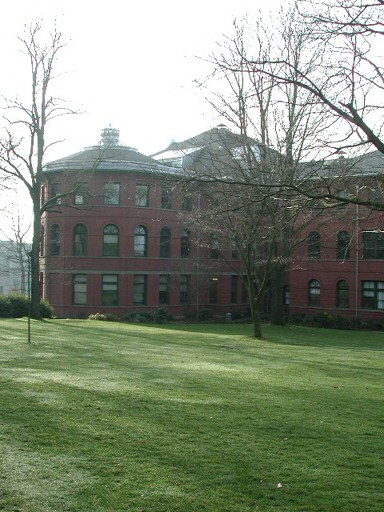
#> input picture data/parrington/prtn00.jpg, 384 x 512 px
$ python -i Harris_by_ShuoEn.py   (imports and definitions only)
#> lines starting #> are read from the running program, lines starting #| are printed output that depends on the picture
#> further down, picture is the input picture: shape (512, 384, 3); mean B, G, R 121.6, 140.8, 130.6
import numpy as np
import cv2
from scipy.ndimage import maximum_filter
import os
import matplotlib.pyplot as plt
from utils import *


def compute_gradient(image):
    grayImg = cv2.cvtColor(image, cv2.COLOR_BGR2GRAY) # gray image
    I = cv2.GaussianBlur(grayImg, (5,5), 0)
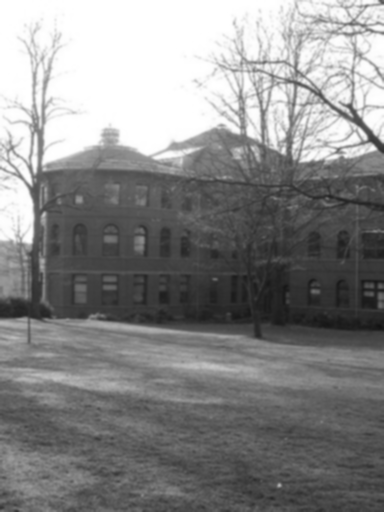
#> I: shape (512, 384); min 18, max 255, mean 135.5
    Iy, Ix = np.gradient(I)
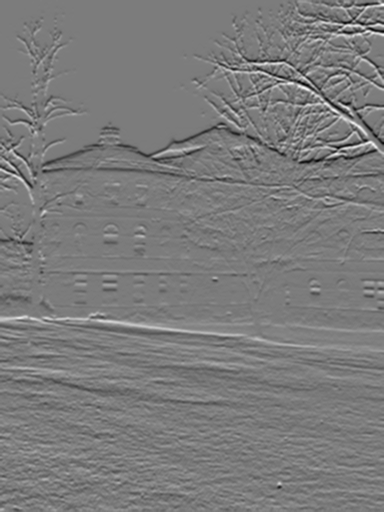
#> Iy: shape (512, 384) float64; min -50.5, max 53, mean -0.3; drawn with min black and max white
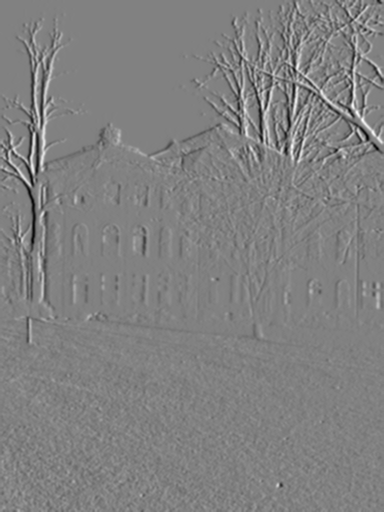
#> Ix: shape (512, 384) float64; min -53, max 51.5, mean -0.2; drawn with min black and max white
    return Ix, Iy

def nms(R:np.ndarray[float,2], threshold:float, winSize:int=5):
    H, W = R.shape
    feature_points = np.empty((0, 2))

    for y in range(0, H, winSize):
        for x in range(0, W, winSize):
            region = R[y:y+winSize, x:x+winSize]

            above_threshold = np.where(region > threshold)

            if len(above_threshold[0]) > 0:
                new_y = y + above_threshold[0]
                new_x = x + above_threshold[1]
                new_points = np.array([new_y, new_x]).T
                feature_points = np.concatenate((feature_points, new_points), axis=0)
            else:
                max_index = np.unravel_index(np.argmax(region), region.shape)
                new_y = y + max_index[0]
                new_x = x + max_index[1]
                feature_points = np.append(feature_points, np.array([[new_y, new_x]]), axis=0)

    return feature_points

def harris_detector(image, k=0.04, thresRatio=0.01):
    # Compute x and y derivatives of image
    Ix, Iy = compute_gradient(image)

    # Compute products of derivatives at every pixel
    Ix2 = Ix*Ix
    Iy2 = Iy*Iy
    Ixy = Ix*Iy
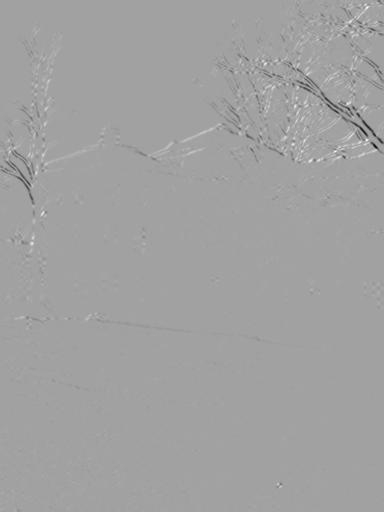
#> Ixy: shape (512, 384) float64; min -2112, max 1215, mean -3.9; drawn with min black and max white

    # Compute the sums of the products of derivatives at each pixel
    Sx2 = cv2.GaussianBlur(Ix2, (5,5), 0)
    Sy2 = cv2.GaussianBlur(Iy2, (5,5), 0)
    Sxy = cv2.GaussianBlur(Ixy, (5,5), 0)

    # Compute the response of the detector at each pixel
    """  M = [Sx2 Sxy]
             [Sxy Sy2]  """
    detM = Sx2*Sy2 - Sxy*Sxy
    traceM = Sx2 + Sy2
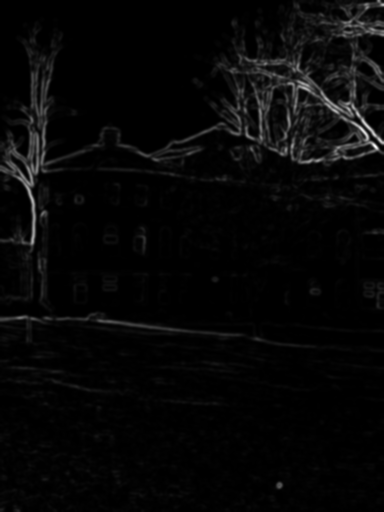
#> traceM: shape (512, 384) float64; min 0, max 2603.2, mean 75.3; drawn with min black and max white
    R = detM - k*(traceM**2)
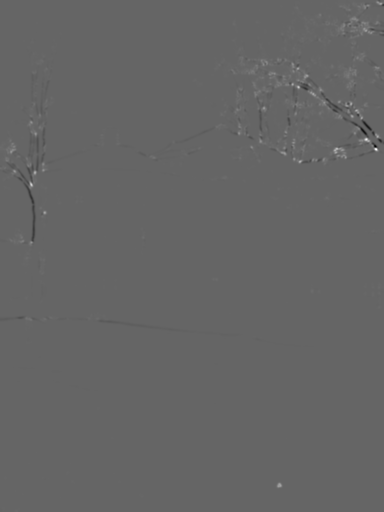
#> R: shape (512, 384) float64; min -239681.9, max 362720.6, mean 385.3; drawn with min black and max white

    # Threshold on value of R and local maximum
    # threshold = thresRatio*np.max(R)
    # R[R<threshold] = 0
    localMaxR = maximum_filter(R, size=3, mode='constant')
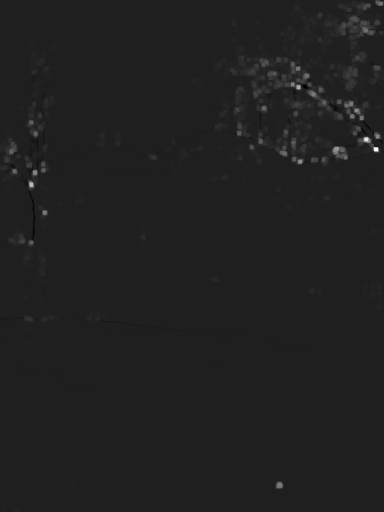
#> localMaxR: shape (512, 384) float64; min -50636.1, max 362720.6, mean 2048.8; drawn with min black and max white
    R[R<localMaxR] = 0
    # [4 lines of commented-out code are left out]
    point = nms(R, thresRatio*np.max(R), 15)
#> point = 1372 pairs, first value 0 to 511, second value 0 to 383
    print("Find", len(point), "features")
#| Find 1372 features
    return point

def plot_points(Point):
    img = cv2.imread("..\data\parrington\prtn00.jpg", cv2.IMREAD_COLOR)
    for x,y in Point:
        img[x,y,0],img[x,y,1],img[x,y,2]= 0 , 0 ,255
    cv2.imshow('image',img)
    cv2.waitKey(0)
    return

# [11 lines not run here, left out]
    #plot_points(keyPoints2)

>>> import cv2
>>> picture = cv2.imread('../data/parrington/prtn00.jpg')
>>> result = harris_detector(picture)
#> result has the same summary as point in harris_detector

$ run again, on data/parrington/prtn01.jpg
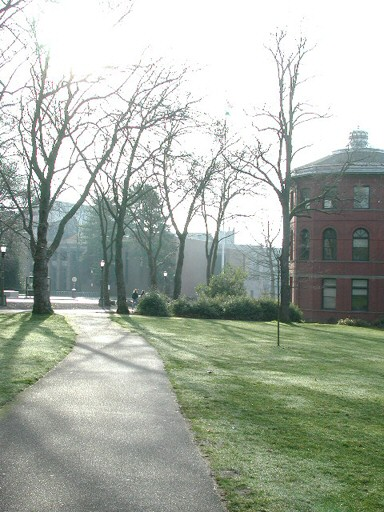
#> input picture data/parrington/prtn01.jpg, 384 x 512 px
#> picture is the input picture: shape (512, 384, 3); mean B, G, R 164.6, 175.8, 168
#> in harris_detector, `R = detM - k*(traceM**2)`:
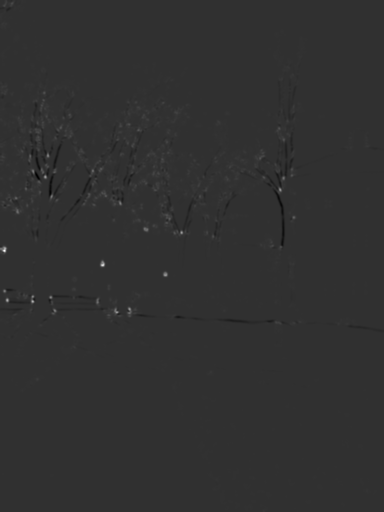
#> R: shape (512, 384) float64; min -109339.3, max 462270, mean 488.5; drawn with min black and max white
#> in harris_detector, `localMaxR = maximum_filter(R, size=3, mode='constant')`:
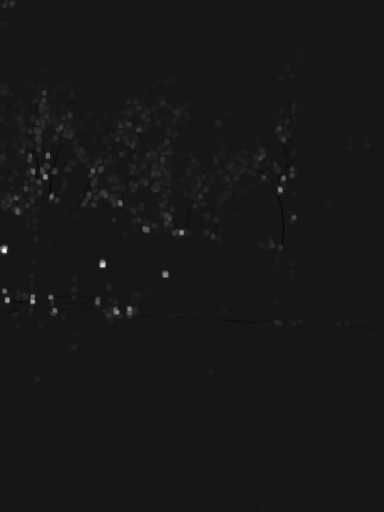
#> localMaxR: shape (512, 384) float64; min -43971.7, max 462270, mean 2303.9; drawn with min black and max white
#> point = 1452 pairs, first value 0 to 511, second value 0 to 383
#| Find 1452 features
#> result has the same summary as point in harris_detector

$ run again, on data/parrington/prtn02.jpg
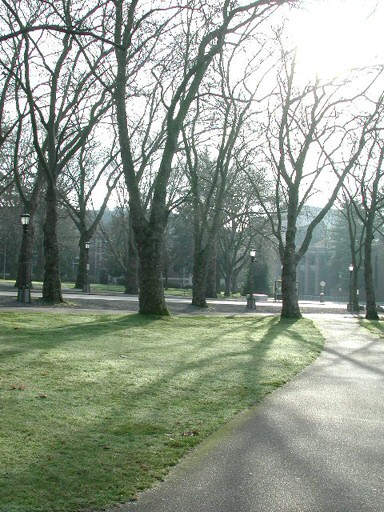
#> input picture data/parrington/prtn02.jpg, 384 x 512 px
#> picture is the input picture: shape (512, 384, 3); mean B, G, R 140.5, 153.5, 144
#> in harris_detector, `R = detM - k*(traceM**2)`:
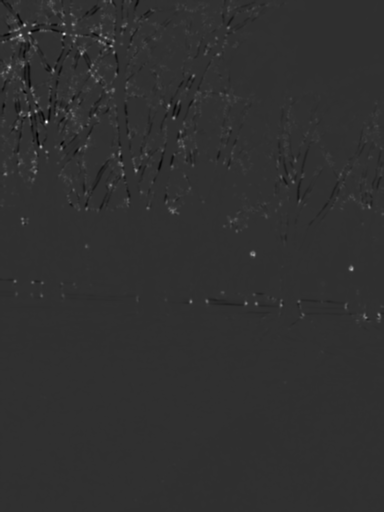
#> R: shape (512, 384) float64; min -178884.6, max 771476.8, mean 2123; drawn with min black and max white
#> in harris_detector, `localMaxR = maximum_filter(R, size=3, mode='constant')`:
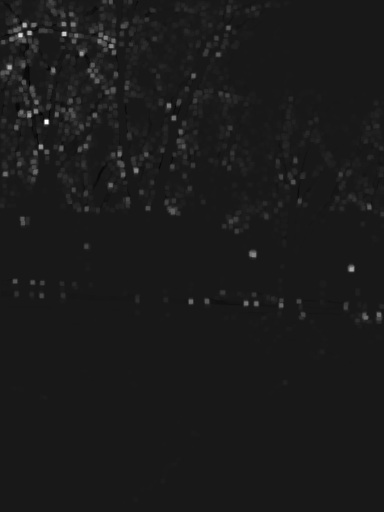
#> localMaxR: shape (512, 384) float64; min -80966.4, max 771476.8, mean 8842.4; drawn with min black and max white
#> point = 1929 pairs, first value 0 to 511, second value 0 to 383
#| Find 1929 features
#> result has the same summary as point in harris_detector

$ run again, on data/parrington/prtn03.jpg
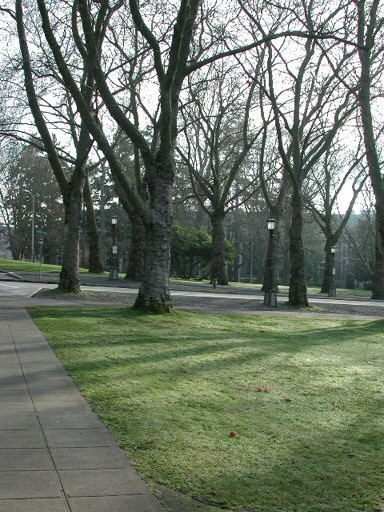
#> input picture data/parrington/prtn03.jpg, 384 x 512 px
#> picture is the input picture: shape (512, 384, 3); mean B, G, R 104.5, 119.1, 109.9
#> in harris_detector, `localMaxR = maximum_filter(R, size=3, mode='constant')`:
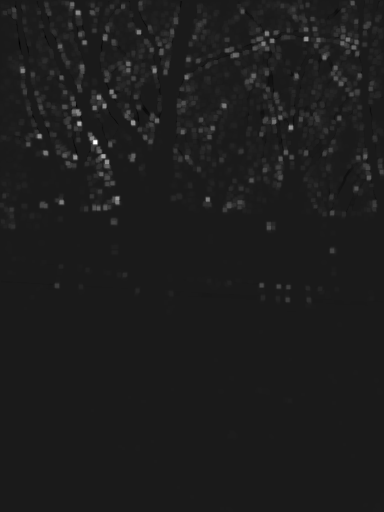
#> localMaxR: shape (512, 384) float64; min -140537.3, max 1201893.3, mean 14812.8; drawn with min black and max white
#> point = 1952 pairs, first value 0 to 511, second value 0 to 383
#| Find 1952 features
#> result has the same summary as point in harris_detector
